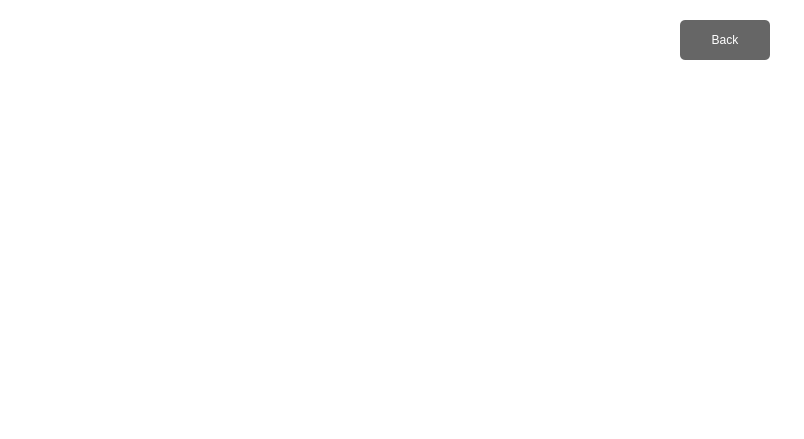
<?xml version="1.0" encoding="UTF-8"?>
<ui version="4.0">
 <class>Form</class>
 <widget class="QWidget" name="Form">
  <property name="geometry">
   <rect>
    <x>0</x>
    <y>0</y>
    <width>804</width>
    <height>439</height>
   </rect>
  </property>
  <property name="windowTitle">
   <string>Form</string>
  </property>
  <property name="styleSheet">
   <string notr="true">background-color:rgba(255, 255, 255, 255);</string>
  </property>
  <widget class="QPushButton" name="btn_main">
   <property name="geometry">
    <rect>
     <x>680</x>
     <y>20</y>
     <width>90</width>
     <height>40</height>
    </rect>
   </property>
   <property name="styleSheet">
    <string notr="true">QPushButton#btn_main{
	background-color: rgba(102, 102, 102, 255);
	border-radius:5px;
	color: rgba(255, 255, 255, 255);
}

QPushButton#btn_main::pressed{
	padding-left:5px;
	padding-top:5px;
	background-color:rgba(200, 200, 200, 255);
}</string>
   </property>
   <property name="text">
    <string>Back</string>
   </property>
  </widget>
  <widget class="matplotlibWidget" name="graph_viewer" native="true">
   <property name="geometry">
    <rect>
     <x>0</x>
     <y>50</y>
     <width>781</width>
     <height>371</height>
    </rect>
   </property>
   <property name="font">
    <font>
     <family>맑은 고딕</family>
     <pointsize>8</pointsize>
    </font>
   </property>
  </widget>
  <zorder>graph_viewer</zorder>
  <zorder>btn_main</zorder>
 </widget>
 <customwidgets>
  <customwidget>
   <class>matplotlibWidget</class>
   <extends>QWidget</extends>
   <header>matplotlibwidgetFile.h</header>
   <container>1</container>
  </customwidget>
 </customwidgets>
 <resources/>
 <connections/>
</ui>
